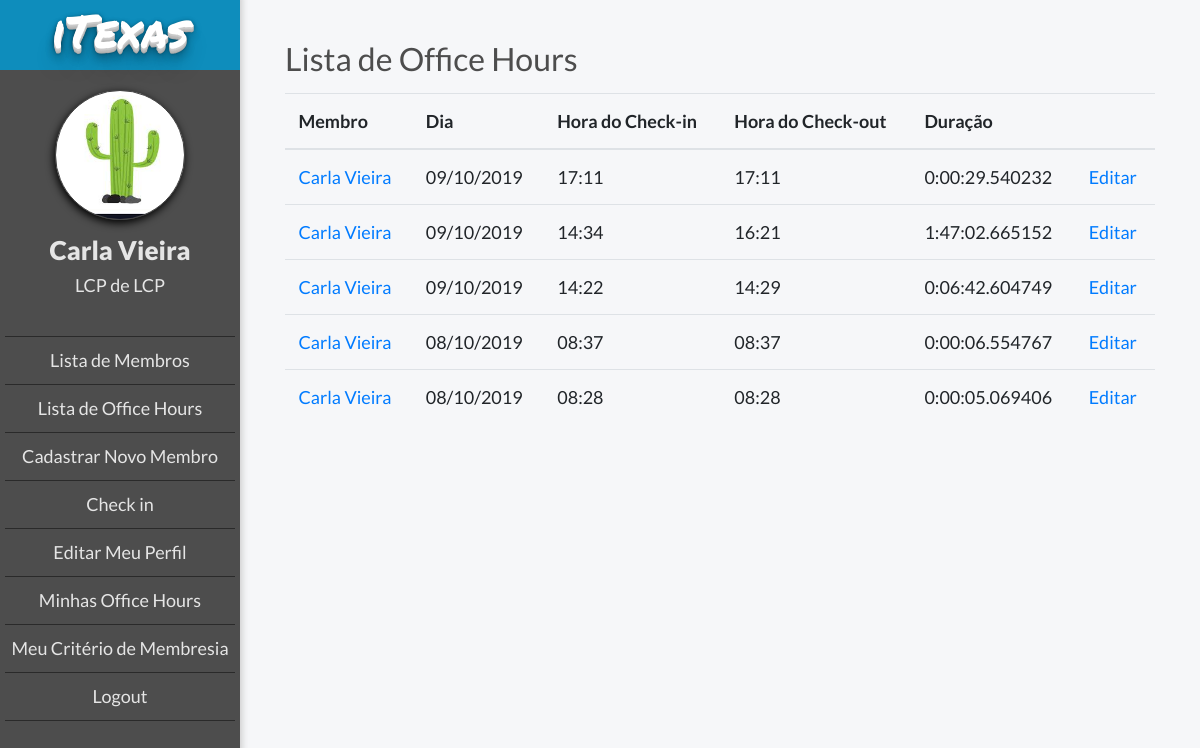
/office_hours/officehour_list/ (signed in), run on the app's committed database.
### members/models.py (models this page shows, shortened)
class MyUser(AbstractBaseUser):
    POST = (('1,', 'LCP'), ('2', 'LCVP'), ('3', 'TLB'), ('4', 'Membro'))
    DEPARTMENT = (
    ('1', 'LCP'), ('2', 'PM'), ('3', 'F&L'), ('4', 'B2C'), ('5', 'B2B'), ('6', 'OGE'), ('7', 'OGT'), ('8', 'OGV'),
    ('9', 'IGE'), ('10', 'IGT'),)
    email = models.EmailField(verbose_name='E-mail', max_length=255, unique=True)
    podio_code = models.CharField(max_length=10, verbose_name='ID do Podio', unique=True)
    first_name = models.CharField(max_length=20, verbose_name='Nome')
    last_name = models.CharField(max_length=20, verbose_name='Sobrenome')
    post = models.CharField(max_length=2, choices=POST, blank=True, null=True, verbose_name='Cargo')
    department = models.CharField(max_length=2, choices=DEPARTMENT, blank=True, null=True, verbose_name='Área')
    leader = models.ForeignKey("MyUser", blank=True, null=True, on_delete=models.SET_NULL, verbose_name='Líder')
    is_working = models.BooleanField(default=False)
    is_active = models.BooleanField(default=True, verbose_name='Está ativo')
    is_admin = models.BooleanField(default=False, verbose_name='É administrador')
    objects = MyUserManager()
    USERNAME_FIELD = 'podio_code'
    REQUIRED_FIELDS = ['email', 'first_name']

### office_hours/models.py (models this page shows)
class OfficeHour(models.Model):
    member = models.ForeignKey(MyUser, verbose_name='Membro', on_delete=models.CASCADE)
    date = models.DateField(verbose_name='Dia', default=date.today)
    checkin_time = models.DateTimeField(verbose_name='Hora do check-in', default=timezone.now)
    checkout_time = models.DateTimeField(verbose_name='Hora do check-out', blank=True, null=True)
    duration = models.DurationField(verbose_name='Duração', blank=True, null=True, help_text=('[DD] [HH:[MM:]] format'))

### office_hours/views.py (the view)
# urls.py: path('officehour_list/', views.officehour_list, name='officehour_list'),
@login_required
def officehour_list(request):
    office_hours = OfficeHour.objects.all().order_by('-checkin_time')
    return render(request, 'office_hours/officehour_list.html', {'office_hours': office_hours, 'request_user': request.user})

### templates/office_hours/officehour_list.html
{% extends "base.html" %}
{% if user.is_authenticated %}
    {% block body_block %}
        <h2 class="title">Lista de Office Hours</h2>
        <table class="table">
            <thead>
            <tr>
                <th class="table-column">Membro</th>
                <th class="table-column">Dia</th>
                <th class="table-column">Hora do Check-in</th>
                <th class="table-column">Hora do Check-out</th>
                <th class="table-column">Duração</th>
                <th class="table-column"> </th>
            </tr>
            </thead>
                <tbody>
            {% for office_hour in office_hours %}
                <tr>
                    <td><a href="{% url 'member_view' office_hour.member.podio_code %}">{{ office_hour.member.first_name }} {{ office_hour.member.last_name }}</a></td>
                    <td>{{ office_hour.date|date:'d/m/Y' }}</td>
                    <td>{{ office_hour.checkin_time|date:'H:i' }}</td>
                    <td>{{ office_hour.checkout_time|date:'H:i' }} </td>
                    <td id="duration">{{ office_hour.duration }}</td>
                    <td><a href="{% url 'officehour_edit' office_hour.id %}">Editar</a></td>
                </tr>
            {% endfor %}
                </tbody>
                </table>
    {% endblock %}
{% else %}
    <h2>Logar</h2>
{% endif %}

### templates/base.html (shortened to what this page needs)
{% load static %}
<!DOCTYPE html>
<html lang="en">
<head>
    <link rel="stylesheet" href="https://stackpath.bootstrapcdn.com/bootstrap/4.3.1/css/bootstrap.min.css"
>
    <link rel="stylesheet" href="https://maxcdn.bootstrapcdn.com/font-awesome/4.5.0/css/font-awesome.min.css">
    <link rel="stylesheet" href="{% static 'css/style.css' %}">
</head>
<body>
{% if user.is_authenticated %}
    <div class="ogr-container">
    <div class="page-body">
    <div class="lateral-menu">
        <div class="logo-area">
            <h2 class="logo-mobile">iTexas</h2>
        </div>
        <div class="menu-area">
            <div class="profile-picture"></div>
            <div class="member-infos">
                <h2 class="member-name">{{ request_user.first_name }} {{ request_user.last_name }}</h2>
                <h3 class="member-area">{{ request_user.get_post_display }} de {{ request_user.get_department_display }}</h3>
            </div>
            <ul class="function-list">
                <li><a href="{% url 'member_list' %}" class="button">Lista de Membros</a></li>
                <li><a href="{% url 'officehour_list' %}" class="button">Lista de Office Hours</a></li>
                <li><a href="{% url 'register' %}" class="button">Cadastrar Novo Membro</a></li>
                {% if user.is_working %}
                    <li><a href="{% url 'check' %}" class="button">Check out</a></li>
                {% else %}
                    <li><a href="{% url 'check' %}" class="button">Check in</a></li>
                {% endif %}
                <li><a href="{% url 'member_edit' user.podio_code %}" class="button">Editar Meu Perfil</a></li>
                <li><a href="{% url 'office_hours_history' %}" class="button">Minhas Office Hours</a></li>
                <li><a href="{% url 'member_report' user.podio_code %}" class="button">Meu Critério de Membresia</a></li>
                {% if user.is_authenticated %}
                    <li><a href="{% url 'user_logout' %}">Logout</a></li>
                {% else %}
                    <li><a class="navbar-link" href="{% url 'user_login' %}">Login</a></li>
                {% endif %}
            </ul>
        </div>
    </div>
    <div class="body-content">
        <div class="body-container">
            {% block body_block %}
            {% endblock %}
        </div>
    </div>
{% endif %}
</div>
</body>
</html>

### static/css/style.css (style rules this page uses)
* { font-family: 'Lato', sans-serif; font-size: 18px; }
body { background-color: #f6f7f9; }
.ogr-container { display: flex; justify-content: center; align-items: center; margin: 0 auto; background-color: #f6f7f9; flex-direction: column; }
.body-content { width: 100%; }
.profile-picture { border: 1px #444444 solid; background-position: center; background-size: cover; width: 150px; height: 150px; border-radius: 75px; box-shadow: -1px 3px 8px 0px #000000; }
.member-infos .member-name { margin-top: 15px; font-size: 26px; font-weight: 800; }
.member-infos .member-area { font-size: 18px; font-weight: 500; }
.page-body { width: 100%; display: flex; margin: 0 auto; }
.page-body .lateral-menu { max-width: 300px; width: 300px; background-color: #4D4D4D; float: left; box-shadow: 1px -6px 7px 1px #cccccc; }
.menu-area { display: flex; flex-direction: column; align-items: center; padding: 20px 5px; }
.page-body .lateral-menu .logo-area { display: flex; justify-content: center; align-items: center; background-color: #4AB9F1; height: 70px; color: #FFFFFF; background: #0e8dbc; text-shadow: 0 1px 0 #CCCCCC, 0 2px 0 #c9c9c9, 0 3px 0 #bbb, 0 4px 0 #b9b9b9, 0 5px 0 #aaa, 0 6px 1px rgba(0,0,0,.1), 0 0 5px rgba(0,0,0,.1), 0 1px 3px rgba(0,0,0,.3), 0 3px 5px rgba(0,0,0,.2), 0 5px 10px rgba(0,0,0,.25), 0 10px 10px rgba(0,0,0,.2), 0 20px 20px rgba(0,0,0,.15); }
.logo-mobile { font-family: 'Permanent Marker', cursive; font-size: 46px; font-weight: 300; }
.lateral-menu .profile-picture { width: 130px; height: 130px; }
.lateral-menu .member-infos { display: flex; flex-direction: column; align-items: center; color: #e5e5e5; }
.lateral-menu ul { display: flex; align-items: center; flex-direction: column; padding-top: 4rem; color: white; font-weight: 900; list-style-type: none; padding: 30px 0; list-style-type: none; width: 100%; cursor: pointer; }
.lateral-menu li { padding: 10px 0; border-bottom: 1px #2a2a2a solid; width: 100%; text-align: center; cursor: pointer; }
.lateral-menu a { color: #e5e5e5; font-weight: normal; }
.lateral-menu li:first-child { border-top: 1px #2a2a2a solid; }
.body-container { padding: 40px 45px; }
.body-container .title { font-size: 32px; color: #4D4D4D; font-weight: 400; }
.body-container .table { margin-top: 15px; }

### data on the page
MyUser: first_name "Carla", last_name "Vieira", post "LCP", department "LCP"
OfficeHour: member.first_name "Carla", member.last_name "Vieira", date "09/10/2019", checkin_time "17:11", checkout_time "17:11", duration "0:00:29.540232"
OfficeHour: member.first_name "Carla", member.last_name "Vieira", date "09/10/2019", checkin_time "14:34", checkout_time "16:21", duration "1:47:02.665152"
OfficeHour: member.first_name "Carla", member.last_name "Vieira", date "09/10/2019", checkin_time "14:22", checkout_time "14:29", duration "0:06:42.604749"
OfficeHour: member.first_name "Carla", member.last_name "Vieira", date "08/10/2019", checkin_time "08:37", checkout_time "08:37", duration "0:00:06.554767"
OfficeHour: member.first_name "Carla", member.last_name "Vieira", date "08/10/2019", checkin_time "08:28", checkout_time "08:28", duration "0:00:05.069406"
